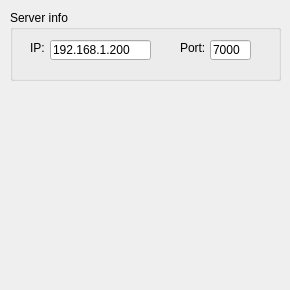
<?xml version="1.0" encoding="UTF-8"?>
<ui version="4.0">
 <class>MainWindow</class>
 <widget class="QMainWindow" name="MainWindow">
  <property name="enabled">
   <bool>true</bool>
  </property>
  <property name="geometry">
   <rect>
    <x>0</x>
    <y>0</y>
    <width>290</width>
    <height>290</height>
   </rect>
  </property>
  <property name="minimumSize">
   <size>
    <width>290</width>
    <height>290</height>
   </size>
  </property>
  <property name="maximumSize">
   <size>
    <width>290</width>
    <height>290</height>
   </size>
  </property>
  <property name="windowTitle">
   <string>Remote Multimedia Server</string>
  </property>
  <property name="windowIcon">
   <iconset>
    <normaloff>images/icon.png</normaloff>images/icon.png</iconset>
  </property>
  <widget class="QWidget" name="centralwidget">
   <widget class="QGroupBox" name="server_info">
    <property name="geometry">
     <rect>
      <x>10</x>
      <y>10</y>
      <width>271</width>
      <height>71</height>
     </rect>
    </property>
    <property name="title">
     <string>Server info</string>
    </property>
    <widget class="QLineEdit" name="server_ip">
     <property name="geometry">
      <rect>
       <x>40</x>
       <y>30</y>
       <width>101</width>
       <height>20</height>
      </rect>
     </property>
     <property name="text">
      <string>192.168.1.200</string>
     </property>
     <property name="readOnly">
      <bool>true</bool>
     </property>
    </widget>
    <widget class="QLineEdit" name="server_port">
     <property name="geometry">
      <rect>
       <x>200</x>
       <y>30</y>
       <width>41</width>
       <height>20</height>
      </rect>
     </property>
     <property name="text">
      <string>7000</string>
     </property>
     <property name="readOnly">
      <bool>true</bool>
     </property>
    </widget>
    <widget class="QLabel" name="label_ip">
     <property name="geometry">
      <rect>
       <x>20</x>
       <y>30</y>
       <width>21</width>
       <height>16</height>
      </rect>
     </property>
     <property name="text">
      <string>IP:</string>
     </property>
    </widget>
    <widget class="QLabel" name="label_port">
     <property name="geometry">
      <rect>
       <x>170</x>
       <y>30</y>
       <width>31</width>
       <height>16</height>
      </rect>
     </property>
     <property name="text">
      <string>Port:</string>
     </property>
    </widget>
   </widget>
   <widget class="QLabel" name="background">
    <property name="geometry">
     <rect>
      <x>60</x>
      <y>100</y>
      <width>160</width>
      <height>160</height>
     </rect>
    </property>
    <property name="text">
     <string/>
    </property>
    <property name="pixmap">
     <pixmap>images/back.png</pixmap>
    </property>
    <property name="scaledContents">
     <bool>true</bool>
    </property>
   </widget>
   <widget class="QPushButton" name="next">
    <property name="geometry">
     <rect>
      <x>170</x>
      <y>160</y>
      <width>41</width>
      <height>41</height>
     </rect>
    </property>
    <property name="text">
     <string/>
    </property>
    <property name="icon">
     <iconset>
      <normaloff>images/next.png</normaloff>images/next.png</iconset>
    </property>
    <property name="iconSize">
     <size>
      <width>16</width>
      <height>16</height>
     </size>
    </property>
    <property name="flat">
     <bool>true</bool>
    </property>
   </widget>
   <widget class="QPushButton" name="prev">
    <property name="geometry">
     <rect>
      <x>70</x>
      <y>160</y>
      <width>41</width>
      <height>41</height>
     </rect>
    </property>
    <property name="icon">
     <iconset>
      <normaloff>images/prev.png</normaloff>images/prev.png</iconset>
    </property>
    <property name="iconSize">
     <size>
      <width>16</width>
      <height>16</height>
     </size>
    </property>
    <property name="flat">
     <bool>true</bool>
    </property>
   </widget>
   <widget class="QPushButton" name="stop">
    <property name="geometry">
     <rect>
      <x>200</x>
      <y>230</y>
      <width>41</width>
      <height>41</height>
     </rect>
    </property>
    <property name="icon">
     <iconset>
      <normaloff>images/stop.png</normaloff>images/stop.png</iconset>
    </property>
    <property name="iconSize">
     <size>
      <width>16</width>
      <height>16</height>
     </size>
    </property>
    <property name="flat">
     <bool>true</bool>
    </property>
   </widget>
   <widget class="QPushButton" name="play">
    <property name="geometry">
     <rect>
      <x>120</x>
      <y>160</y>
      <width>41</width>
      <height>41</height>
     </rect>
    </property>
    <property name="text">
     <string/>
    </property>
    <property name="icon">
     <iconset>
      <normaloff>images/play.png</normaloff>images/play.png</iconset>
    </property>
    <property name="iconSize">
     <size>
      <width>20</width>
      <height>20</height>
     </size>
    </property>
    <property name="flat">
     <bool>true</bool>
    </property>
   </widget>
   <widget class="QPushButton" name="vol_up">
    <property name="geometry">
     <rect>
      <x>120</x>
      <y>110</y>
      <width>41</width>
      <height>41</height>
     </rect>
    </property>
    <property name="text">
     <string/>
    </property>
    <property name="icon">
     <iconset>
      <normaloff>images/plus.png</normaloff>images/plus.png</iconset>
    </property>
    <property name="iconSize">
     <size>
      <width>16</width>
      <height>16</height>
     </size>
    </property>
    <property name="flat">
     <bool>true</bool>
    </property>
   </widget>
   <widget class="QPushButton" name="vol_down">
    <property name="geometry">
     <rect>
      <x>120</x>
      <y>210</y>
      <width>41</width>
      <height>41</height>
     </rect>
    </property>
    <property name="text">
     <string/>
    </property>
    <property name="icon">
     <iconset>
      <normaloff>images/minus.png</normaloff>images/minus.png</iconset>
    </property>
    <property name="iconSize">
     <size>
      <width>16</width>
      <height>16</height>
     </size>
    </property>
    <property name="flat">
     <bool>true</bool>
    </property>
   </widget>
   <widget class="QPushButton" name="mute">
    <property name="geometry">
     <rect>
      <x>40</x>
      <y>230</y>
      <width>41</width>
      <height>41</height>
     </rect>
    </property>
    <property name="text">
     <string/>
    </property>
    <property name="icon">
     <iconset>
      <normaloff>images/mute.png</normaloff>images/mute.png</iconset>
    </property>
    <property name="iconSize">
     <size>
      <width>20</width>
      <height>20</height>
     </size>
    </property>
    <property name="flat">
     <bool>true</bool>
    </property>
   </widget>
   <widget class="QPushButton" name="media">
    <property name="geometry">
     <rect>
      <x>40</x>
      <y>90</y>
      <width>41</width>
      <height>41</height>
     </rect>
    </property>
    <property name="text">
     <string/>
    </property>
    <property name="icon">
     <iconset>
      <normaloff>images/media.png</normaloff>images/media.png</iconset>
    </property>
    <property name="flat">
     <bool>true</bool>
    </property>
   </widget>
   <widget class="QPushButton" name="zoom">
    <property name="geometry">
     <rect>
      <x>200</x>
      <y>90</y>
      <width>41</width>
      <height>41</height>
     </rect>
    </property>
    <property name="text">
     <string/>
    </property>
    <property name="icon">
     <iconset>
      <normaloff>images/zoom.png</normaloff>images/zoom.png</iconset>
    </property>
    <property name="flat">
     <bool>true</bool>
    </property>
   </widget>
  </widget>
 </widget>
 <resources/>
 <connections/>
</ui>
